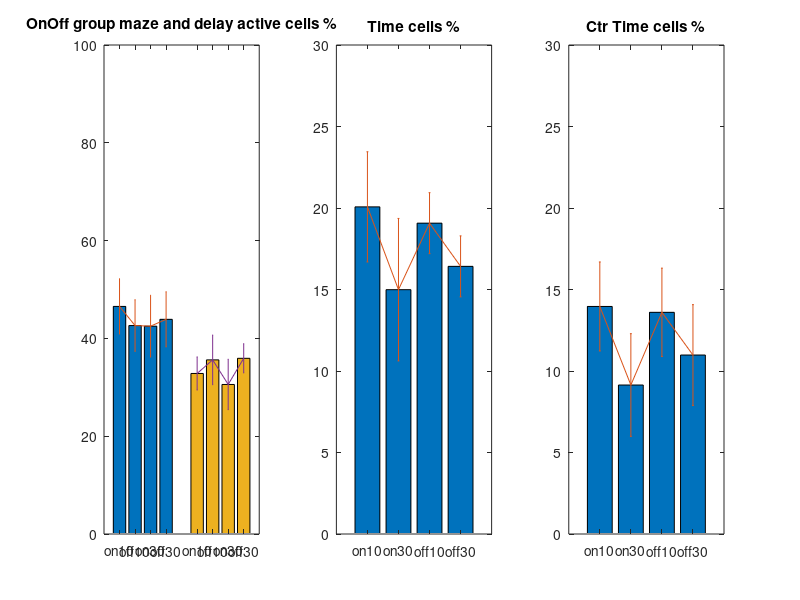

Source code (MATLAB):
close all
% order: on10 off10 on30 off30
delayActive_mean = [32.83,35.61,30.58,35.93];
delayActive_sem = [3.39,5.07,5.15,2.98];
mazeActive_mean = [46.54,42.63,42.50,43.90];
mazeActive_sem = [5.64,5.28,6.31,5.64];
figure
subplot(1,3,1)
bar(1:4,mazeActive_mean)
hold on
errorbar(1:4,mazeActive_mean,mazeActive_sem,mazeActive_sem)
bar(6:9,delayActive_mean)
errorbar(6:9,delayActive_mean,delayActive_sem,delayActive_sem)
set(gca, 'XTick', [1:4,6:9], 'XTickLabel', {'on10','off10','on30','off30'});
title('OnOff group maze and delay active cells %')
ylim([0 100])


% order: on10 on30 off10 off3019.07

timeCell_mean = [20.07,14.99,19.07,16.42];
timeCell_sem = [3.38,4.37,1.87,1.87];
subplot(1,3,2)
bar(1:4,timeCell_mean)
hold on
errorbar(1:4,timeCell_mean,timeCell_sem,timeCell_sem)
set(gca, 'XTick', [1:4], 'XTickLabel', {'on10','on30','off10','off30'});
title('Time cells %')
ylim([0 30])

% ctr group
timeCell_Ctr_mean = [13.96,9.14,13.60,10.98];
timeCell_Ctr_sem = [2.73,3.15,2.71,3.09];
subplot(1,3,3)
bar(1:4,timeCell_Ctr_mean)
hold on
errorbar(1:4,timeCell_Ctr_mean,timeCell_Ctr_sem,timeCell_Ctr_sem)
set(gca, 'XTick', [1:4], 'XTickLabel', {'on10','on30','off10','off30'});
title('Ctr Time cells %')
ylim([0 30])